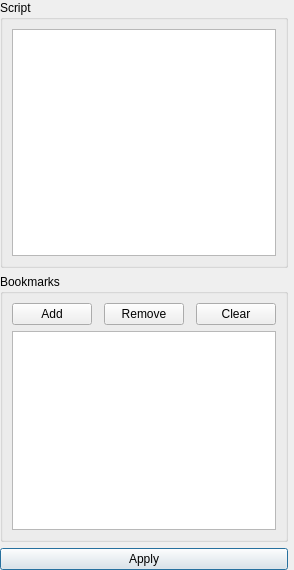
<?xml version="1.0" encoding="UTF-8"?>
<ui version="4.0">
 <class>scriptFilter</class>
 <widget class="QWidget" name="scriptFilter">
  <property name="geometry">
   <rect>
    <x>0</x>
    <y>0</y>
    <width>280</width>
    <height>570</height>
   </rect>
  </property>
  <property name="windowTitle">
   <string>Form</string>
  </property>
  <layout class="QGridLayout" name="gridLayout_2">
   <property name="leftMargin">
    <number>0</number>
   </property>
   <property name="topMargin">
    <number>0</number>
   </property>
   <property name="rightMargin">
    <number>6</number>
   </property>
   <property name="bottomMargin">
    <number>0</number>
   </property>
   <property name="horizontalSpacing">
    <number>0</number>
   </property>
   <property name="verticalSpacing">
    <number>6</number>
   </property>
   <item row="1" column="0" colspan="2">
    <widget class="QGroupBox" name="groupBox">
     <property name="title">
      <string>Bookmarks</string>
     </property>
     <layout class="QGridLayout" name="gridLayout">
      <property name="leftMargin">
       <number>9</number>
      </property>
      <property name="topMargin">
       <number>9</number>
      </property>
      <property name="rightMargin">
       <number>9</number>
      </property>
      <property name="bottomMargin">
       <number>9</number>
      </property>
      <item row="1" column="0" colspan="5">
       <widget class="QListView" name="listView"/>
      </item>
      <item row="0" column="0">
       <widget class="QPushButton" name="buttonAdd">
        <property name="text">
         <string>Add</string>
        </property>
       </widget>
      </item>
      <item row="0" column="2">
       <widget class="QPushButton" name="buttonClear">
        <property name="text">
         <string>Remove</string>
        </property>
       </widget>
      </item>
      <item row="0" column="4">
       <widget class="QPushButton" name="buttonRemove">
        <property name="text">
         <string>Clear</string>
        </property>
       </widget>
      </item>
     </layout>
    </widget>
   </item>
   <item row="0" column="0" colspan="2">
    <widget class="QGroupBox" name="groupBox_2">
     <property name="title">
      <string>Script</string>
     </property>
     <layout class="QGridLayout" name="gridLayout_3">
      <item row="0" column="0">
       <widget class="ScriptEdit" name="scriptEdit">
        <property name="acceptRichText">
         <bool>false</bool>
        </property>
       </widget>
      </item>
     </layout>
    </widget>
   </item>
   <item row="2" column="0" colspan="2">
    <widget class="QPushButton" name="pushButton">
     <property name="text">
      <string>Apply</string>
     </property>
     <property name="autoDefault">
      <bool>true</bool>
     </property>
     <property name="default">
      <bool>true</bool>
     </property>
     <property name="flat">
      <bool>false</bool>
     </property>
    </widget>
   </item>
  </layout>
 </widget>
 <customwidgets>
  <customwidget>
   <class>ScriptEdit</class>
   <extends>QTextEdit</extends>
   <header>scriptedit.h</header>
  </customwidget>
 </customwidgets>
 <resources/>
 <connections/>
</ui>
